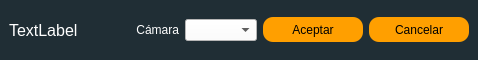
        <widget class="QFrame" name="frameEncabezado">
         <property name="minimumSize">
          <size>
           <width>0</width>
           <height>60</height>
          </size>
         </property>
         <property name="maximumSize">
          <size>
           <width>16777215</width>
           <height>60</height>
          </size>
         </property>
         <property name="autoFillBackground">
          <bool>false</bool>
         </property>
         <property name="styleSheet">
          <string notr="true">background-color: #202E35;</string>
         </property>
         <property name="frameShape">
          <enum>QFrame::Shape::NoFrame</enum>
         </property>
         <property name="frameShadow">
          <enum>QFrame::Shadow::Raised</enum>
         </property>
         <property name="lineWidth">
          <number>0</number>
         </property>
         <layout class="QHBoxLayout" name="horizontalLayout_2">
          <property name="spacing">
           <number>0</number>
          </property>
          <property name="leftMargin">
           <number>0</number>
          </property>
          <property name="topMargin">
           <number>0</number>
          </property>
          <property name="rightMargin">
           <number>0</number>
          </property>
          <property name="bottomMargin">
           <number>0</number>
          </property>
          <item>
           <widget class="QFrame" name="frameEncabezadoTitulo">
            <property name="autoFillBackground">
             <bool>false</bool>
            </property>
            <property name="styleSheet">
             <string notr="true"/>
            </property>
            <property name="frameShape">
             <enum>QFrame::Shape::NoFrame</enum>
            </property>
            <property name="frameShadow">
             <enum>QFrame::Shadow::Raised</enum>
            </property>
            <property name="lineWidth">
             <number>0</number>
            </property>
            <layout class="QVBoxLayout" name="verticalLayout_2">
             <property name="leftMargin">
              <number>9</number>
             </property>
             <property name="topMargin">
              <number>0</number>
             </property>
             <property name="bottomMargin">
              <number>0</number>
             </property>
             <item>
              <widget class="QLabel" name="labelTituloEncabezado">
               <property name="font">
                <font>
                 <family>Arial</family>
                 <pointsize>12</pointsize>
                 <bold>false</bold>
                 <kerning>true</kerning>
                </font>
               </property>
               <property name="styleSheet">
                <string notr="true">#labelTituloEncabezado{
	color:white;
}</string>
               </property>
               <property name="text">
                <string>TextLabel</string>
               </property>
               <property name="textFormat">
                <enum>Qt::TextFormat::AutoText</enum>
               </property>
               <property name="alignment">
                <set>Qt::AlignmentFlag::AlignLeading|Qt::AlignmentFlag::AlignLeft|Qt::AlignmentFlag::AlignVCenter</set>
               </property>
              </widget>
             </item>
            </layout>
           </widget>
          </item>
          <item>
           <widget class="QFrame" name="frame_3">
            <property name="maximumSize">
             <size>
              <width>600</width>
              <height>16777215</height>
             </size>
            </property>
            <property name="styleSheet">
             <string notr="true">QPushButton {
	background-color: #ff9f00;
	padding:5px;
	text-align:center;
	border-radius:10px;	
}</string>
            </property>
            <property name="frameShape">
             <enum>QFrame::Shape::NoFrame</enum>
            </property>
            <property name="frameShadow">
             <enum>QFrame::Shadow::Raised</enum>
            </property>
            <layout class="QHBoxLayout" name="horizontalLayout_11">
             <item>
              <spacer name="horizontalSpacer_2">
               <property name="orientation">
                <enum>Qt::Orientation::Horizontal</enum>
               </property>
               <property name="sizeHint" stdset="0">
                <size>
                 <width>40</width>
                 <height>20</height>
                </size>
               </property>
              </spacer>
             </item>
             <item>
              <widget class="QLabel" name="labelPuertoCamara">
               <property name="styleSheet">
                <string notr="true">color:white</string>
               </property>
               <property name="text">
                <string>Cámara</string>
               </property>
               <property name="alignment">
                <set>Qt::AlignmentFlag::AlignRight|Qt::AlignmentFlag::AlignTrailing|Qt::AlignmentFlag::AlignVCenter</set>
               </property>
              </widget>
             </item>
             <item>
              <widget class="QComboBox" name="comboCamara">
               <property name="minimumSize">
                <size>
                 <width>20</width>
                 <height>0</height>
                </size>
               </property>
               <property name="styleSheet">
                <string notr="true">background-color: white;</string>
               </property>
              </widget>
             </item>
             <item>
              <widget class="QPushButton" name="buttonAceptar">
               <property name="minimumSize">
                <size>
                 <width>100</width>
                 <height>25</height>
                </size>
               </property>
               <property name="maximumSize">
                <size>
                 <width>70</width>
                 <height>16777215</height>
                </size>
               </property>
               <property name="text">
                <string>Aceptar</string>
               </property>
               <property name="icon">
                <iconset>
                 <normaloff>iconos/editar.svg</normaloff>iconos/editar.svg</iconset>
               </property>
               <property name="iconSize">
                <size>
                 <width>24</width>
                 <height>24</height>
                </size>
               </property>
              </widget>
             </item>
             <item>
              <widget class="QPushButton" name="buttonCancelar">
               <property name="minimumSize">
                <size>
                 <width>100</width>
                 <height>25</height>
                </size>
               </property>
               <property name="maximumSize">
                <size>
                 <width>70</width>
                 <height>16777215</height>
                </size>
               </property>
               <property name="text">
                <string>Cancelar</string>
               </property>
               <property name="icon">
                <iconset>
                 <normaloff>iconos/deshacer.svg</normaloff>iconos/deshacer.svg</iconset>
               </property>
               <property name="iconSize">
                <size>
                 <width>24</width>
                 <height>24</height>
                </size>
               </property>
              </widget>
             </item>
            </layout>
           </widget>
          </item>
         </layout>
        </widget>
